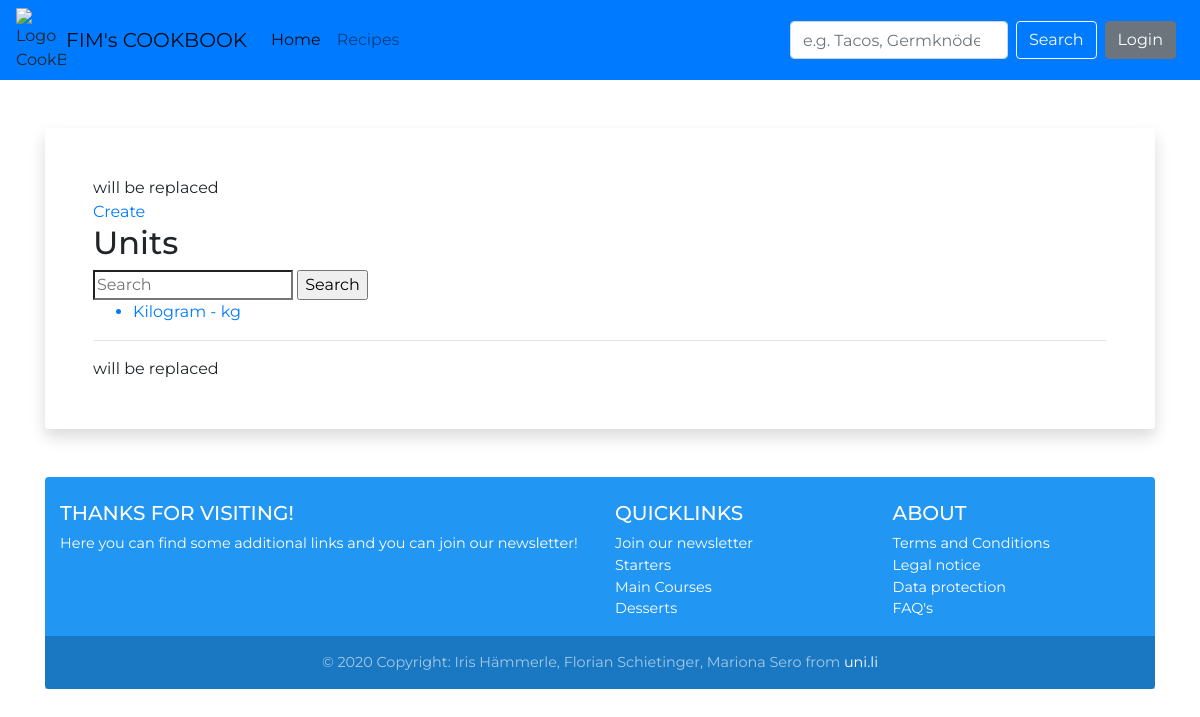
The app's page /unit/, older data.
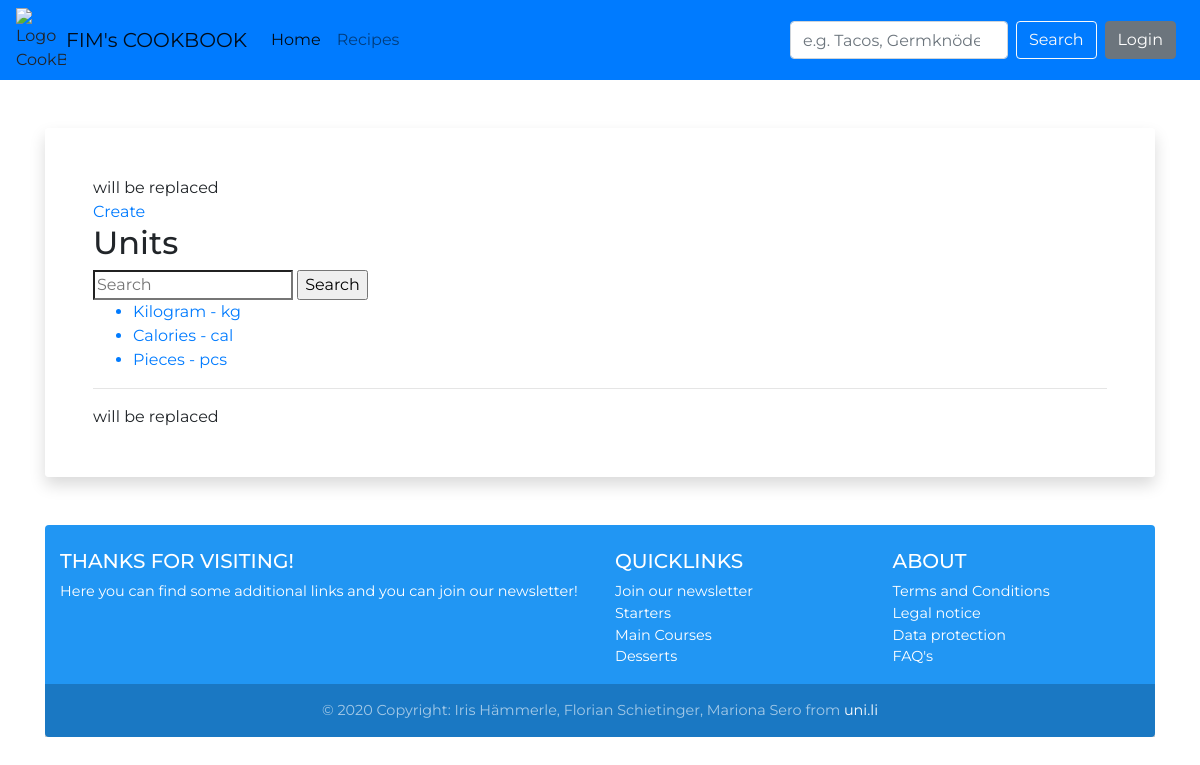
The same page, newer data.
### myUnitApp/models.py (models this page shows, shortened)
class Unit(models.Model):
    UnitId = models.BigAutoField(primary_key=True,
                                 verbose_name="Unique UnitId"
                                 )
    Name = models.CharField(verbose_name="Name",
                            max_length=200,
                            unique=True
                            )
    Abbreviation = models.CharField(verbose_name="Abbreviation",
                                    max_length=3
                                    )

### myUnitApp/views.py (the view)
# urls.py: path('unit/', list_unit),
def list_unit(httprequest):
    units = Unit.objects.all
    try:
        if httprequest.GET["query"]:
            units = Unit.objects.filter(Q(Name__icontains=httprequest.GET["query"]) |
                                        Q(Abbreviation__icontains=httprequest.GET["query"]))
            print(httprequest.GET["query"])
    except KeyError:
        pass
    context = {"unit": units}
    return render(httprequest, "old/unit_list.html", context)

### templates/old/unit_list.html
{% extends 'base.html' %}
    {% block mainContent %}
    <a href="/unit/create">Create</a>
    <h2>Units</h2>
    <form method="GET">
        <input type="search" name="query" placeholder="Search">
        <input type="submit" value="Search">
    </form>
    <ul>
        {% for unit in unit %}
        <a href="/unit/{{ unit.UnitId }}"><li>{{ unit.Name }} - {{ unit.Abbreviation }}</li></a>
        {% endfor %}
    </ul>
    {% endblock %}

Row changes from the older to the newer data that the page shows:
added Unit: Name "Calories", Abbreviation "cal"
added Unit: Name "Pieces", Abbreviation "pcs"
